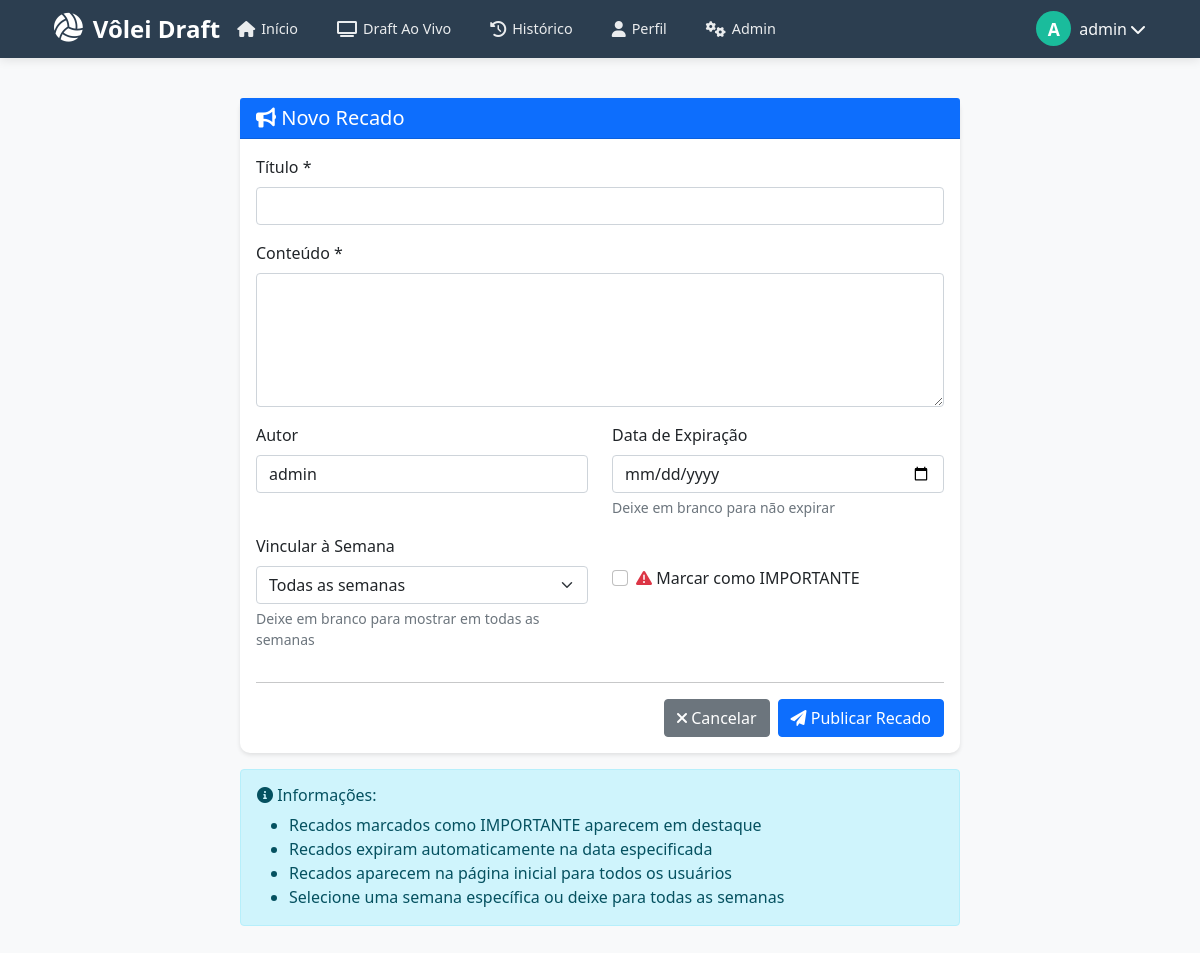
/admin/recado/novo (signed in), run on the app's committed database.
### app.py (models this page shows)
class User(UserMixin, db.Model):
    id = db.Column(db.Integer, primary_key=True)
    username = db.Column(db.String(80), unique=True, nullable=False)
    password = db.Column(db.String(200), nullable=False)
    email = db.Column(db.String(120), unique=True, nullable=True)
    role = db.Column(db.String(20), nullable=False, default='jogador')
    jogador_id = db.Column(db.Integer, db.ForeignKey('jogador.id'))
    created_at = db.Column(db.DateTime, default=datetime.utcnow)
    last_login = db.Column(db.DateTime)
    foto_perfil = db.Column(db.String(200))
    jogador = db.relationship('Jogador', back_populates='user', uselist=False)

### app.py (the view, shortened to what this page needs)
@app.route('/admin/recado/novo', methods=['GET', 'POST'])
@admin_required
def novo_recado():
    hoje = date.today()
    semanas_futuras = Semana.query.filter(
        Semana.data >= hoje
    ).order_by(Semana.data).limit(20).all()
    return render_template('admin/novo_recado.html', semanas_futuras=semanas_futuras)

### app.py (called while the page is built)
def admin_required(f):
    @wraps(f)
    def decorated_function(*args, **kwargs):
        if not current_user.is_authenticated or current_user.role != 'admin':
            flash('Acesso restrito a administradores!', 'danger')
            return redirect(url_for('login'))
        return f(*args, **kwargs)
    return decorated_function

@login_manager.user_loader
def load_user(user_id):
    return User.query.get(int(user_id))

@app.before_request
def check_profile_completion():
    if current_user.is_authenticated:
        exempt_routes = ['completar_perfil', 'logout', 'static', 'login']
        if request.endpoint in exempt_routes:
            return
        if current_user.role == 'admin':
            return
        if not current_user.jogador_id:
            if request.endpoint != 'completar_perfil':
                flash('Complete seu perfil de jogador para continuar.', 'info')
                return redirect(url_for('completar_perfil'))

@app.before_request
def verificar_permissao_capitao():
    if current_user.is_authenticated and current_user.jogador:
        if current_user.role == 'capitao' and not current_user.jogador.capitao:
            current_user.role = 'jogador'
            db.session.commit()
            print(f"⚠️ Corrigido: {current_user.username} não é mais capitão")
        elif current_user.jogador.capitao and current_user.role != 'capitao':
            current_user.role = 'capitao'
            db.session.commit()
            print(f"⚠️ Corrigido: {current_user.username} agora é capitão")

@app.context_processor
def utility_processor():
    return {
        'format_date': format_date_func,
        'get_jogador_nome': get_jogador_nome_func,
        'get_time_nome': get_time_nome_func,
        'get_posicao_display': get_posicao_display_func,
        'get_nivel_display': get_nivel_display_func,
        'calcular_idade': calcular_idade_func,
        'get_semana_atual': get_semana_atual,
        'datetime': datetime,
        'date': date,
        'get_dia_semana': get_dia_semana,
        'get_dia_semana_curto': get_dia_semana_curto,
        'obter_ciclo_das_configuracoes': obter_ciclo_das_configuracoes,
        'obter_jogadores_no_ciclo_atual': obter_jogadores_no_ciclo_atual,
    }

### templates/admin/novo_recado.html (shortened to what this page needs)
{% extends "admin/base.html" %}
{% block admin_content %}
<div class="row justify-content-center">
    <div class="col-md-8">
        <div class="card">
            <div class="card-header bg-primary text-white">
                <h5 class="mb-0">
                    <i class="fas fa-bullhorn"></i> Novo Recado
                </h5>
            </div>
            <div class="card-body">
                <form method="POST" action="{{ url_for('novo_recado') }}">
                    <div class="mb-3">
                        <label for="titulo" class="form-label">Título *</label>
                        <input type="text" class="form-control" id="titulo" name="titulo" required>
                    </div>
                    <div class="mb-3">
                        <label for="conteudo" class="form-label">Conteúdo *</label>
                        <textarea class="form-control" id="conteudo" name="conteudo" rows="5" required></textarea>
                    </div>
                    <div class="row">
                        <div class="col-md-6 mb-3">
                            <label for="autor" class="form-label">Autor</label>
                            <input type="text" class="form-control" id="autor" name="autor"
                                   value="{{ current_user.username if current_user.is_authenticated else 'Admin' }}">
                        </div>
                        <div class="col-md-6 mb-3">
                            <label for="data_expiracao" class="form-label">Data de Expiração</label>
                            <input type="date" class="form-control" id="data_expiracao" name="data_expiracao">
                            <div class="form-text">Deixe em branco para não expirar</div>
                        </div>
                    </div>
                    <div class="row">
                        <div class="col-md-6 mb-3">
                            <label for="semana_id" class="form-label">Vincular à Semana</label>
                            <select class="form-select" id="semana_id" name="semana_id">
                                <option value="" selected>Todas as semanas</option>
                            </select>
                            <div class="form-text">Deixe em branco para mostrar em todas as semanas</div>
                        </div>
                        <div class="col-md-6 mb-3">
                            <label class="form-label d-block">&nbsp;</label>
                            <div class="form-check">
                                <input class="form-check-input" type="checkbox" id="importante" name="importante">
                                <label class="form-check-label" for="importante">
                                    <i class="fas fa-exclamation-triangle text-danger"></i> Marcar como IMPORTANTE
                                </label>
                            </div>
                        </div>
                    </div>
                    <hr>
                    <div class="d-grid gap-2 d-md-flex justify-content-md-end">
                        <a href="{{ url_for('admin_recados') }}" class="btn btn-secondary">
                            <i class="fas fa-times"></i> Cancelar
                        </a>
                        <button type="submit" class="btn btn-primary">
                            <i class="fas fa-paper-plane"></i> Publicar Recado
                        </button>
                    </div>
                </form>
            </div>
        </div>
        <div class="alert alert-info mt-3">
            <h6><i class="fas fa-info-circle"></i> Informações:</h6>
            <ul class="mb-0">
                <li>Recados marcados como IMPORTANTE aparecem em destaque</li>
                <li>Recados expiram automaticamente na data especificada</li>
                <li>Recados aparecem na página inicial para todos os usuários</li>
                <li>Selecione uma semana específica ou deixe para todas as semanas</li>
            </ul>
        </div>
    </div>
</div>
{% endblock %}

### templates/base.html (shortened to what this page needs)
<!DOCTYPE html>
<html lang="pt-BR">
<head>
    <link href="https://cdn.jsdelivr.net/npm/bootstrap@5.3.0/dist/css/bootstrap.min.css" rel="stylesheet">
    <link rel="stylesheet" href="https://cdn.jsdelivr.net/npm/bootstrap-icons@1.10.0/font/bootstrap-icons.css">
    <link href="https://cdn.jsdelivr.net/npm/bootstrap@5.1.3/dist/css/bootstrap.min.css" rel="stylesheet">
    <link rel="stylesheet" href="https://cdnjs.cloudflare.com/ajax/libs/font-awesome/6.0.0/css/all.min.css">
    <link rel="stylesheet" href="{{ url_for('static', filename='css/draft.css') }}">
</head>
<body>
    <nav class="nav-optimized">
        <div class="container">
            <div class="main-nav">
                <a class="nav-brand" href="{{ url_for('index') }}">
                    <i class="fas fa-volleyball-ball"></i>
                    <span>Vôlei Draft</span>
                </a>
                <ul class="nav-links">
                    <li class="nav-link-item">
                        <a class="nav-link {% if request.endpoint == 'index' %}active{% endif %}"
                        href="{{ url_for('index') }}">
                            <i class="fas fa-home"></i>
                            <span>Início</span>
                        </a>
                    </li>
                    <li class="nav-link-item">
                        <a class="nav-link {% if request.endpoint == 'draft_publico' %}active{% endif %}"
                        href="{{ url_for('draft_publico') }}">
                            <i class="fas fa-tv"></i>
                            <span>Draft Ao Vivo</span>
                        </a>
                    </li>
                    <li class="nav-link-item">
                        <a class="nav-link {% if request.endpoint == 'ver_times' %}active{% endif %}"
                        href="{{ url_for('ver_times') }}">
                            <i class="fas fa-history"></i>
                            <span>Histórico</span>
                        </a>
                    </li>
                    {% if current_user.is_authenticated %}
                    <li class="nav-link-item">
                        <a class="nav-link {% if request.endpoint == 'perfil' %}active{% endif %}"
                        href="{{ url_for('perfil') }}">
                            <i class="fas fa-user"></i>
                            <span>Perfil</span>
                        </a>
                    </li>
                    {% endif %}
                    {% if current_user.is_authenticated and current_user.role == 'admin' %}
                    <li class="nav-link-item">
                        <a class="nav-link {% if 'admin_' in request.endpoint %}active{% endif %}"
                        href="{{ url_for('admin_dashboard') }}">
                            <i class="fas fa-cogs"></i>
                            <span>Admin</span>
                        </a>
                    </li>
                    {% endif %}
                </ul>
                <div class="user-menu">
                    {% if current_user.is_authenticated %}
                    <div class="dropdown">
                        <button class="btn btn-link text-light p-0 d-flex align-items-center"
                                type="button"
                                id="userDropdown"
                                data-bs-toggle="dropdown"
                                aria-expanded="false"
                                style="text-decoration: none;">
                            {% if current_user.jogador and current_user.jogador.foto_perfil %}
                            <div class="me-2" title="{{ current_user.username }}">
                                <img src="{{ current_user.jogador.foto_perfil }}"
                                    alt="{{ current_user.username }}"
                                    style="width: 35px; height: 35px; border-radius: 50%; object-fit: cover; border: 2px solid rgba(255,255,255,0.3);">
                            </div>
                            {% else %}
                            <div class="user-avatar me-2" title="{{ current_user.username }}">
                                {{ current_user.username[0]|upper }}
                            </div>
                            {% endif %}
                            <span class="d-none d-md-inline me-1">{{ current_user.username }}</span>
                            <i class="fas fa-chevron-down"></i>
                        </button>
                    </div>
                    {% endif %}
                </div>
            </div>
        </div>
    </nav>
    <main class="container py-4">
        {% block content %}{% endblock %}
    </main>
</body>
</html>

### data on the page
User: username "A", username "admin", autor "admin"
